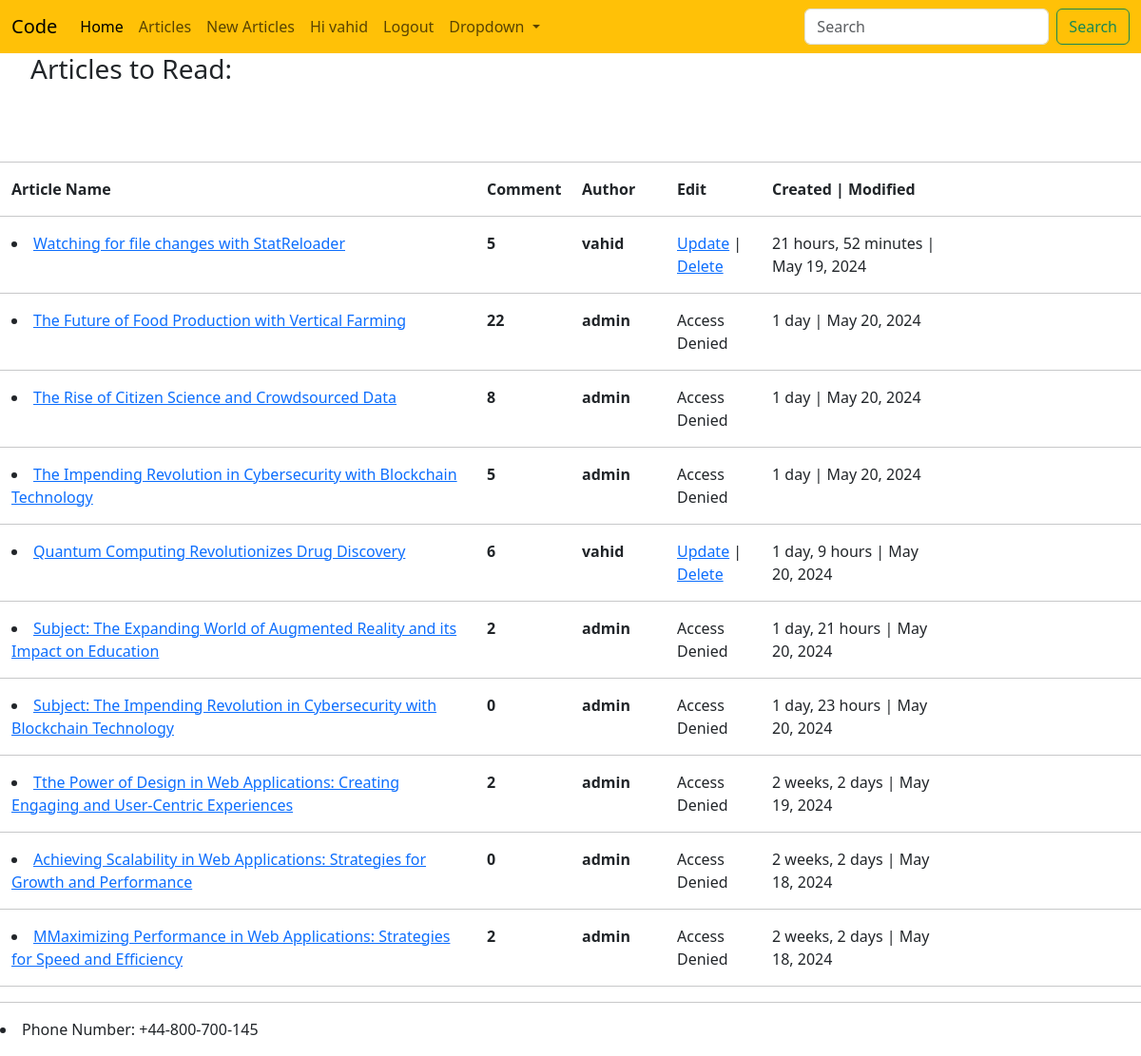
Screenshot of /articles/ (signed in) with the database file from the repository.
### article/models.py (models this page shows, shortened)
class ArticleModel(models.Model):
    STATUS_OF_ARTICLE = (
        ("checking" , "Checking"),
        ("rejected" , "Rejected"),
        ("published" , "Published"),
    )
    Title = models.CharField(max_length=150)
    Body  = models.TextField(max_length=10000)
    Author= models.ForeignKey("auth.user", on_delete=models.CASCADE)
    Created = models.DateTimeField(auto_now_add=True)
    Edited = models.DateTimeField(auto_now=True)
    Status = models.CharField(max_length=15, choices=STATUS_OF_ARTICLE, default="checking")
    class Meta:
        ordering = ("-Created",)

### article/views.py (the view)
# urls.py: path('', ArticleListView.as_view(), name = "ArticleListView_url"),
class ArticleListView(ListView):
    model = ArticleModel
    template_name = "article/ArticleListView.html"
    context_object_name  = "articles"
    def get_queryset(self):
        return ArticleModel.objects.filter(Status='published')

### template/article/ArticleListView.html (shortened to what this page needs)
{% extends "base.html" %}
{% block title %}<ul><h3>Articles to Read:</h3></ul>{% endblock title %}
{% block content %}
<br>
<br>
<hr>
<div class="container-fluid">
    <div class="row">
    <div class="col col-lg-5 ">
        <strong>Article Name</strong>
    </div>
    <div class="col col-lg-1">
        <strong>Comment</strong>
    </div>
    <div class="col col-lg-1">
        <strong>Author</strong>
    </div>
    <div class="col col-lg-1">
       <strong>Edit</strong>
    </div>
    <div class="col col-lg-2">
        <strong>Created | Modified</strong>
     </div>
    </div>
</div>
<hr>
{% for article in articles  %}
    <div class="container-fluid">
        <div class="row">
        <div class="col col-lg-5">
            <li><a href="{% url "ArticleDetailView_url" article.id %}">{{article.Title}} </a></li>
        </div>
        <div class="col col-lg-1">
            <strong>{{article.comments.count}}</strong>
        </div>
        <div class="col col-lg-1">
            <strong>{{article.Author}}</strong>
        </div>
        <div class="col col-lg-1">
            {% if user == article.Author %}
                 <a href="{% url "ArticleUpdateView_url" article.id %}">Update<a/>  | <a href="{% url "ArticleDeleteView_url" article.id %}">Delete</a>
            {% else %}
                <h7>Access Denied</h7>
            {% endif %}
        </div>
        <div class="col col-lg-2">
            {{article.Created | timesince}} | {{article.Edited | date}}
        </div>
        </div>
    </div>
    <hr>
{% endfor %}
{% endblock content %}

### template/base.html (shortened to what this page needs)
<!doctype html>
<html lang="en">
    <head>
        <link
            href="https://cdn.jsdelivr.net/npm/bootstrap@5.3.2/dist/css/bootstrap.min.css"
            rel="stylesheet"
        />
    </head>
    <body>
        <nav class="navbar navbar-expand-lg bg-warning">
            <div class="container-fluid">
              <a class="navbar-brand" href="{% url "home_url" %}">{{Site_Name}}</a>
              <div class="collapse navbar-collapse" id="navbarSupportedContent">
                <ul class="navbar-nav me-auto mb-2 mb-lg-0">
                  <li class="nav-item">
                    <a class="nav-link active" aria-current="page" href="{% url "home_url" %}">Home</a>
                  </li>
                  <li class="nav-item">
                    <a class="nav-link" href="{% url "ArticleListView_url" %}">Articles</a>
                  </li>
                  <li class="nav-item">
                    <a class="nav-link" href="{% url "ArticleCreateView_url" %}">New Articles</a>
                  </li>
                  {% if user.is_authenticated %}
                      <li class="nav-item">
                        <a class="nav-link" href="">Hi {{user.username}}</a>
                      </li>
                      <li class="nav-item">
                        <a class="nav-link" href="{% url "Logout_url" %}">Logout</a>
                      </li>
                  {% endif %}
                  <li class="nav-item dropdown">
                    <a class="nav-link dropdown-toggle" href="#" role="button" data-bs-toggle="dropdown" aria-expanded="false">
                      Dropdown
                    </a>
                  </li>
                </ul>
                <form class="d-flex" role="search">
                  <input class="form-control me-2" type="search" placeholder="Search" aria-label="Search">
                  <button class="btn btn-outline-success" type="submit">Search</button>
                </form>
              </div>
            </div>
          </nav>
        <header>
            {% block title %}{% endblock title %}
        </header>
        <main>
            {% block content %}{% endblock content %}
        </main>
        <footer>
            <hr>
            <p><li>Phone Number: {{Phone_Number}}</li></p>
        </footer>
    </body>
</html>

### rows the page displays
ArticleModel: Title "Watching for file changes with StatReloader", comments.count "5", Author "vahid", shows "Update", Created "21 hours, 52 minutes", Edited "May 19, 2024"
ArticleModel: Title "The Future of Food Production with Vertical Farming", comments.count "22", Author "admin", shows "Access Denied", Created "1 day", Edited "May 20, 2024"
ArticleModel: Title "The Rise of Citizen Science and Crowdsourced Data", comments.count "8", Author "admin", shows "Access Denied", Created "1 day", Edited "May 20, 2024"
ArticleModel: Title "The Impending Revolution in Cybersecurity with Blockchain Technology", comments.count "5", Author "admin", shows "Access Denied", Created "1 day", Edited "May 20, 2024"
ArticleModel: Title "Quantum Computing Revolutionizes Drug Discovery", comments.count "6", Author "vahid", shows "Update", Created "1 day, 9 hours", Edited "May 20, 2024"
ArticleModel: Title "Subject: The Expanding World of Augmented Reality and its Impact on Education", comments.count "2", Author "admin", shows "Access Denied", Created "1 day, 21 hours", Edited "May 20, 2024"
ArticleModel: Title "Subject: The Impending Revolution in Cybersecurity with Blockchain Technology", comments.count "0", Author "admin", shows "Access Denied", Created "1 day, 23 hours", Edited "May 20, 2024"
ArticleModel: Title "Tthe Power of Design in Web Applications: Creating Engaging and User-Centric Experiences", comments.count "2", Author "admin", shows "Access Denied", Created "2 weeks, 2 days", Edited "May 19, 2024"
ArticleModel: Title "Achieving Scalability in Web Applications: Strategies for Growth and Performance", comments.count "0", Author "admin", shows "Access Denied", Created "2 weeks, 2 days", Edited "May 18, 2024"
ArticleModel: Title "MMaximizing Performance in Web Applications: Strategies for Speed and Efficiency", comments.count "2", Author "admin", shows "Access Denied", Created "2 weeks, 2 days", Edited "May 18, 2024"

### other values shown
{{ Site_Name }} "Code"
{{ user.username }} "vahid"
{{ Phone_Number }} "+44-800-700-145"
